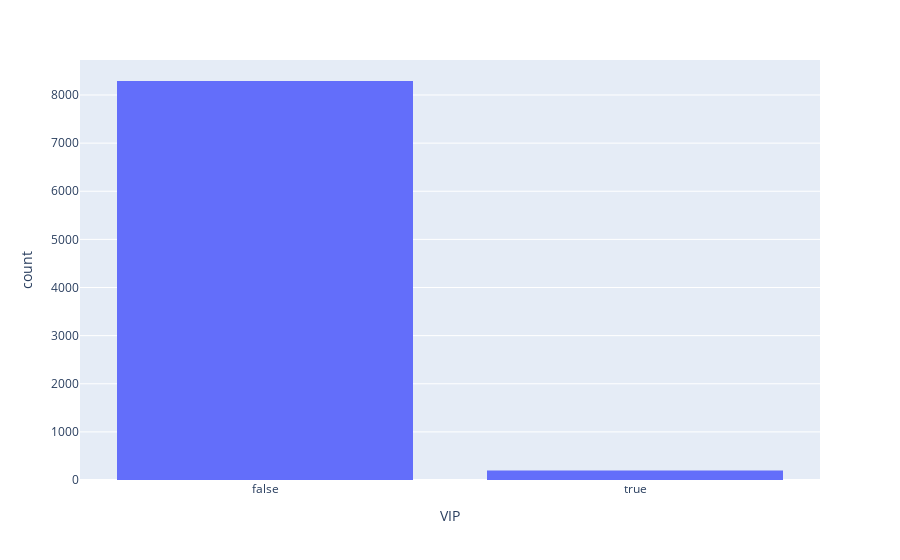

The cell this chart's notebook holds for it:
### Markdown cell above
##### VIP ?

### Code cell
px.histogram(train, 'VIP')

### Figure 1 — Plotly figure (JSON) as saved in the notebook; plotly's stock layout.template omitted (floating-point values rounded to 4 significant figures; data arrays with more than 128 entries replaced by an {"elided": "..."} marker saying what was removed)
{"data": [{"alignmentgroup": "True", "bingroup": "x", "hovertemplate": "VIP=%{x}<br>count=%{y}<extra></extra>", "legendgroup": "", "marker": {"color": "#636efa", "pattern": {"shape": ""}}, "name": "", "offsetgroup": "", "orientation": "v", "showlegend": false, "type": "histogram", "x": {"elided": "8693 bool values"}, "xaxis": "x", "yaxis": "y"}], "layout": {"barmode": "relative", "legend": {"tracegroupgap": 0}, "margin": {"t": 60}, "xaxis": {"anchor": "y", "domain": [0, 1], "title": {"text": "VIP"}}, "yaxis": {"anchor": "x", "domain": [0, 1], "title": {"text": "count"}}}}
